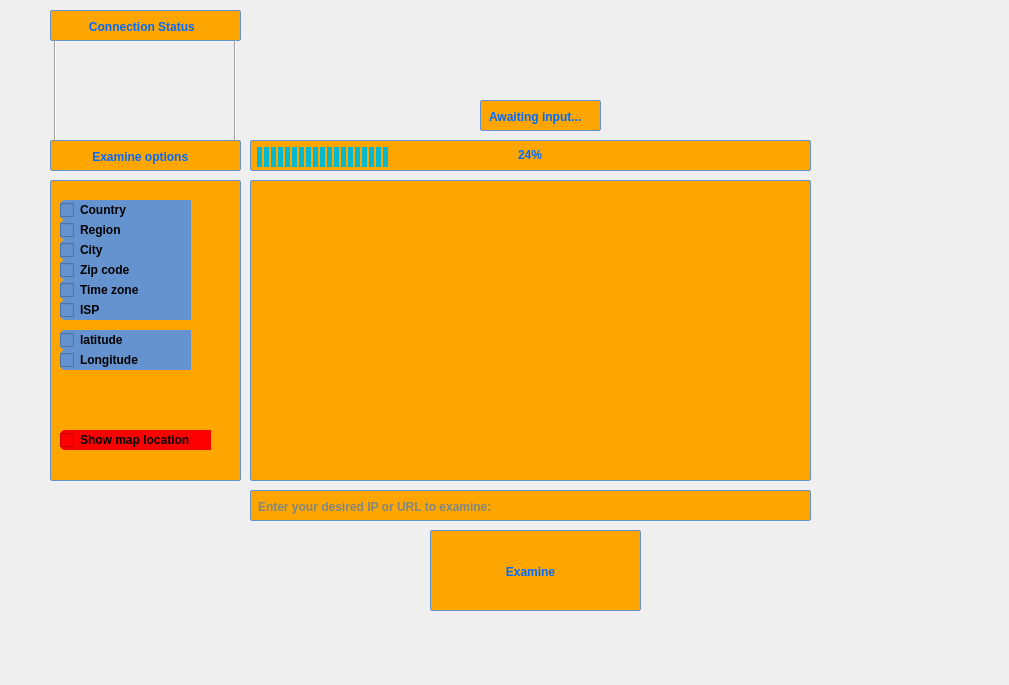
<?xml version="1.0" encoding="UTF-8"?>
<ui version="4.0">
 <class>Dialog</class>
 <widget class="QDialog" name="Dialog">
  <property name="geometry">
   <rect>
    <x>0</x>
    <y>0</y>
    <width>1009</width>
    <height>685</height>
   </rect>
  </property>
  <property name="font">
   <font>
    <bold>true</bold>
   </font>
  </property>
  <property name="cursor">
   <cursorShape>IBeamCursor</cursorShape>
  </property>
  <property name="mouseTracking">
   <bool>false</bool>
  </property>
  <property name="windowTitle">
   <string>NyvoNetHunter</string>
  </property>
  <property name="windowIcon">
   <iconset>
    <normaloff>resources/pictures/icon.png.png</normaloff>resources/pictures/icon.png.png</iconset>
  </property>
  <widget class="QPushButton" name="pushButton">
   <property name="geometry">
    <rect>
     <x>430</x>
     <y>530</y>
     <width>211</width>
     <height>81</height>
    </rect>
   </property>
   <property name="font">
    <font>
     <family>Arial</family>
     <italic>false</italic>
     <bold>true</bold>
    </font>
   </property>
   <property name="cursor">
    <cursorShape>PointingHandCursor</cursorShape>
   </property>
   <property name="toolTip">
    <string>&lt;html&gt;&lt;head/&gt;&lt;body&gt;&lt;p&gt;Examine the IP!&lt;/p&gt;&lt;/body&gt;&lt;/html&gt;</string>
   </property>
   <property name="whatsThis">
    <string/>
   </property>
   <property name="styleSheet">
    <string notr="true">QPushButton{ border: 2px solid red; background-color: orange }

QPushButton:hover{
        background: qlineargradient(x1 : 0, y1 : 0, x2 : 0, y2 :   1, stop :   0.0 #ffd9aa,
                stop :   0.5 #ffbb6e, stop :   0.55 #feae42, stop :   1.0 #fedb74);
}

QPushButton {
        border: 1px solid #6593cf;
        border-radius: 2px;
        padding: 5px 15px 2px 5px;
        background: qlineargradient(x1 : 0, y1 : 0, x2 : 0, y2 :   1, stop :   0.0 #f5f9ff,
                stop :   0.5 #c7dfff, stop :   0.55 #afd2ff, stop :   1.0 #c0dbff);
        color: #006aff;
        font: bold large &quot;Arial&quot;;
        height: 30px;
}




QPushButton:pressed {
        background: qlineargradient(x1 : 0, y1 : 0, x2 : 0, y2 :   1, stop :   0.0 #c0dbff,
        stop :   0.5 #cfd26f, stop :   0.55 #c7df6f, stop :   1.0 #f5f9ff);
        padding-top: 2px;
        padding-left: 3px;

}


QPushButton:on {
        background: qlineargradient(x1 : 0, y1 : 0, x2 : 0, y2 :   1, stop :   0.0 #5AA72D,
        stop :   0.5 #B3E296, stop :   0.55 #B3E296, stop :   1.0 #f5f9ff);
        padding-top: 2px;
        padding-left: 3px;
}

QPushButton:disabled {
        background: transparent #e5e9ee;
        padding-top: 2px;        
        padding-left: 3px;
        color: black;
}
</string>
   </property>
   <property name="text">
    <string>Examine</string>
   </property>
   <property name="icon">
    <iconset>
     <normaloff>resources/pictures/pushbuttonicon.png</normaloff>resources/pictures/pushbuttonicon.png</iconset>
   </property>
   <property name="iconSize">
    <size>
     <width>35</width>
     <height>35</height>
    </size>
   </property>
   <property name="default">
    <bool>false</bool>
   </property>
   <property name="flat">
    <bool>true</bool>
   </property>
  </widget>
  <widget class="QLineEdit" name="lineEdit">
   <property name="geometry">
    <rect>
     <x>250</x>
     <y>490</y>
     <width>561</width>
     <height>31</height>
    </rect>
   </property>
   <property name="toolTip">
    <string>&lt;html&gt;&lt;head/&gt;&lt;body&gt;&lt;p&gt;IP example: &lt;span style=&quot; font-style:italic; text-decoration: underline;&quot;&gt;144.145.146.147&lt;/span&gt;&lt;span style=&quot; font-weight:400;&quot;&gt;. &lt;/span&gt;( IP addresses maximum octet digit is 255 )&lt;/p&gt;&lt;p&gt;URL example: &lt;span style=&quot; font-style:italic; text-decoration: underline;&quot;&gt;https://github.com&lt;/span&gt; OR &lt;span style=&quot; font-style:italic; text-decoration: underline;&quot;&gt;https://discord.com&lt;/span&gt;&lt;span style=&quot; font-weight:400;&quot;&gt;.&lt;/span&gt;&lt;/p&gt;&lt;p&gt;&lt;br/&gt;&lt;/p&gt;&lt;/body&gt;&lt;/html&gt;</string>
   </property>
   <property name="autoFillBackground">
    <bool>false</bool>
   </property>
   <property name="styleSheet">
    <string notr="true">QLineEdit{ border: 2px solid red; background-color: orange }

QLineEdit:hover{
        background: qlineargradient(x1 : 0, y1 : 0, x2 : 0, y2 :   1, stop :   0.0 #ffd9aa,
                stop :   0.5 #ffbb6e, stop :   0.55 #feae42, stop :   1.0 #fedb74);
}

QLineEdit {
        border: 1px solid #6593cf;
        border-radius: 2px;
        padding: 5px 15px 2px 5px;
        background: qlineargradient(x1 : 0, y1 : 0, x2 : 0, y2 :   1, stop :   0.0 #f5f9ff,
                stop :   0.5 #c7dfff, stop :   0.55 #afd2ff, stop :   1.0 #c0dbff);
        color: #006aff;
        font: bold large &quot;Arial&quot;;
        height: 30px;
}




QLineEdit:pressed {
        background: qlineargradient(x1 : 0, y1 : 0, x2 : 0, y2 :   1, stop :   0.0 #c0dbff,
        stop :   0.5 #cfd26f, stop :   0.55 #c7df6f, stop :   1.0 #f5f9ff);
        padding-top: 2px;
        padding-left: 3px;

}


QLineEdit:on {
        background: qlineargradient(x1 : 0, y1 : 0, x2 : 0, y2 :   1, stop :   0.0 #5AA72D,
        stop :   0.5 #B3E296, stop :   0.55 #B3E296, stop :   1.0 #f5f9ff);
        padding-top: 2px;
        padding-left: 3px;
}

QLineEdit:disabled {
        background: transparent #e5e9ee;
        padding-top: 2px;        
        padding-left: 3px;
        color: black;
}</string>
   </property>
   <property name="inputMethodHints">
    <set>Qt::ImhSensitiveData</set>
   </property>
   <property name="maxLength">
    <number>50</number>
   </property>
   <property name="placeholderText">
    <string>Enter your desired IP or URL to examine: </string>
   </property>
   <property name="clearButtonEnabled">
    <bool>true</bool>
   </property>
  </widget>
  <widget class="QGraphicsView" name="graphicsView">
   <property name="geometry">
    <rect>
     <x>250</x>
     <y>180</y>
     <width>561</width>
     <height>301</height>
    </rect>
   </property>
   <property name="toolTip">
    <string>&lt;html&gt;&lt;head/&gt;&lt;body&gt;&lt;p&gt;The examine operation outputs will be shown &lt;span style=&quot; font-style:italic; text-decoration: underline;&quot;&gt;here.&lt;/span&gt;&lt;/p&gt;&lt;/body&gt;&lt;/html&gt;</string>
   </property>
   <property name="styleSheet">
    <string notr="true">QGraphicsView { border: 2px solid red; background-color: orange }

QGraphicsView:hover{
        background: qlineargradient(x1 : 0, y1 : 0, x2 : 0, y2 :   1, stop :   0.0 #ffd9aa,
                stop :   0.5 #ffbb6e, stop :   0.55 #feae42, stop :   1.0 #fedb74);
}

QGraphicsView {
        border: 1px solid #6593cf;
        border-radius: 2px;
        padding: 5px 15px 2px 5px;
        background: qlineargradient(x1 : 0, y1 : 0, x2 : 0, y2 :   1, stop :   0.0 #f5f9ff,
                stop :   0.5 #c7dfff, stop :   0.55 #afd2ff, stop :   1.0 #c0dbff);
        color: #006aff;
        font: bold large &quot;Arial&quot;;
        height: 30px;
}




QGraphicsView:pressed {
        background: qlineargradient(x1 : 0, y1 : 0, x2 : 0, y2 :   1, stop :   0.0 #c0dbff,
        stop :   0.5 #cfd26f, stop :   0.55 #c7df6f, stop :   1.0 #f5f9ff);
        padding-top: 2px;
        padding-left: 3px;

}


QGraphicsView:on {
        background: qlineargradient(x1 : 0, y1 : 0, x2 : 0, y2 :   1, stop :   0.0 #5AA72D,
        stop :   0.5 #B3E296, stop :   0.55 #B3E296, stop :   1.0 #f5f9ff);
        padding-top: 2px;
        padding-left: 3px;
}

QGraphicsView:disabled {
        background: transparent #e5e9ee;
        padding-top: 2px;        
        padding-left: 3px;
        color: black;
}</string>
   </property>
  </widget>
  <widget class="QLabel" name="callstatusLabel">
   <property name="geometry">
    <rect>
     <x>480</x>
     <y>100</y>
     <width>121</width>
     <height>31</height>
    </rect>
   </property>
   <property name="styleSheet">
    <string notr="true">QLabel{ border: 2px solid red; background-color: orange }

QLabel:hover{
        background: qlineargradient(x1 : 0, y1 : 0, x2 : 0, y2 :   1, stop :   0.0 #ffd9aa,
                stop :   0.5 #ffbb6e, stop :   0.55 #feae42, stop :   1.0 #fedb74);
}

QLabel {
        border: 1px solid #6593cf;
        border-radius: 2px;
        padding: 5px 15px 2px 5px;
        background: qlineargradient(x1 : 0, y1 : 0, x2 : 0, y2 :   1, stop :   0.0 #f5f9ff,
                stop :   0.5 #c7dfff, stop :   0.55 #afd2ff, stop :   1.0 #c0dbff);
        color: #006aff;
        font: bold large &quot;Arial&quot;;
        height: 30px;
}




QLabel:pressed {
        background: qlineargradient(x1 : 0, y1 : 0, x2 : 0, y2 :   1, stop :   0.0 #c0dbff,
        stop :   0.5 #cfd26f, stop :   0.55 #c7df6f, stop :   1.0 #f5f9ff);
        padding-top: 2px;
        padding-left: 3px;

}


QLabel:on {
        background: qlineargradient(x1 : 0, y1 : 0, x2 : 0, y2 :   1, stop :   0.0 #5AA72D,
        stop :   0.5 #B3E296, stop :   0.55 #B3E296, stop :   1.0 #f5f9ff);
        padding-top: 2px;
        padding-left: 3px;
}

QLabel:disabled {
        background: transparent #e5e9ee;
        padding-top: 2px;        
        padding-left: 3px;
        color: black;
}</string>
   </property>
   <property name="text">
    <string>Awaiting input...</string>
   </property>
  </widget>
  <widget class="QProgressBar" name="progressBar">
   <property name="geometry">
    <rect>
     <x>250</x>
     <y>140</y>
     <width>561</width>
     <height>31</height>
    </rect>
   </property>
   <property name="cursor">
    <cursorShape>ForbiddenCursor</cursorShape>
   </property>
   <property name="toolTip">
    <string>&lt;html&gt;&lt;head/&gt;&lt;body&gt;&lt;p&gt;Examining...&lt;/p&gt;&lt;/body&gt;&lt;/html&gt;</string>
   </property>
   <property name="styleSheet">
    <string notr="true">QProgressBar {


    border:2px solid red;  
    border-radius:5px; 
    text-align:center;


}
 

QProgressBar::chunk {

    background-color:#05B8CC;
    width:5px; 
    margin:1px;

}


QProgressBar{ border: 2px solid red; background-color: orange }

QProgressBar:hover{
        background: qlineargradient(x1 : 0, y1 : 0, x2 : 0, y2 :   1, stop :   0.0 #ffd9aa,
                stop :   0.5 #ffbb6e, stop :   0.55 #feae42, stop :   1.0 #fedb74);
}

QProgressBar {
        border: 1px solid #6593cf;
        border-radius: 2px;
        padding: 5px 15px 2px 5px;
        background: qlineargradient(x1 : 0, y1 : 0, x2 : 0, y2 :   1, stop :   0.0 #f5f9ff,
                stop :   0.5 #c7dfff, stop :   0.55 #afd2ff, stop :   1.0 #c0dbff);
        color: #006aff;
        font: bold large &quot;Arial&quot;;
        height: 30px;
}




QProgressBar:pressed {
        background: qlineargradient(x1 : 0, y1 : 0, x2 : 0, y2 :   1, stop :   0.0 #c0dbff,
        stop :   0.5 #cfd26f, stop :   0.55 #c7df6f, stop :   1.0 #f5f9ff);
        padding-top: 2px;
        padding-left: 3px;

}


QProgressBar:on {
        background: qlineargradient(x1 : 0, y1 : 0, x2 : 0, y2 :   1, stop :   0.0 #5AA72D,
        stop :   0.5 #B3E296, stop :   0.55 #B3E296, stop :   1.0 #f5f9ff);
        padding-top: 2px;
        padding-left: 3px;
}

QProgressBar:disabled {
        background: transparent #e5e9ee;
        padding-top: 2px;        
        padding-left: 3px;
        color: black;
}


</string>
   </property>
   <property name="value">
    <number>24</number>
   </property>
  </widget>
  <widget class="QLabel" name="responseLabel">
   <property name="geometry">
    <rect>
     <x>280</x>
     <y>190</y>
     <width>501</width>
     <height>281</height>
    </rect>
   </property>
   <property name="text">
    <string/>
   </property>
  </widget>
  <widget class="QGraphicsView" name="graphicsView_2">
   <property name="geometry">
    <rect>
     <x>50</x>
     <y>180</y>
     <width>191</width>
     <height>301</height>
    </rect>
   </property>
   <property name="toolTip">
    <string>&lt;html&gt;&lt;head/&gt;&lt;body&gt;&lt;p&gt;The examine operation outputs will be shown &lt;span style=&quot; font-style:italic; text-decoration: underline;&quot;&gt;here.&lt;/span&gt;&lt;/p&gt;&lt;/body&gt;&lt;/html&gt;</string>
   </property>
   <property name="styleSheet">
    <string notr="true">QGraphicsView { border: 2px solid red; background-color: orange }

QGraphicsView:hover{
        background: qlineargradient(x1 : 0, y1 : 0, x2 : 0, y2 :   1, stop :   0.0 #ffd9aa,
                stop :   0.5 #ffbb6e, stop :   0.55 #feae42, stop :   1.0 #fedb74);
}

QGraphicsView {
        border: 1px solid #6593cf;
        border-radius: 2px;
        padding: 5px 15px 2px 5px;
        background: qlineargradient(x1 : 0, y1 : 0, x2 : 0, y2 :   1, stop :   0.0 #f5f9ff,
                stop :   0.5 #c7dfff, stop :   0.55 #afd2ff, stop :   1.0 #c0dbff);
        color: #006aff;
        font: bold large &quot;Arial&quot;;
        height: 30px;
}




QGraphicsView:pressed {
        background: qlineargradient(x1 : 0, y1 : 0, x2 : 0, y2 :   1, stop :   0.0 #c0dbff,
        stop :   0.5 #cfd26f, stop :   0.55 #c7df6f, stop :   1.0 #f5f9ff);
        padding-top: 2px;
        padding-left: 3px;

}


QGraphicsView:on {
        background: qlineargradient(x1 : 0, y1 : 0, x2 : 0, y2 :   1, stop :   0.0 #5AA72D,
        stop :   0.5 #B3E296, stop :   0.55 #B3E296, stop :   1.0 #f5f9ff);
        padding-top: 2px;
        padding-left: 3px;
}

QGraphicsView:disabled {
        background: transparent #e5e9ee;
        padding-top: 2px;        
        padding-left: 3px;
        color: black;
}</string>
   </property>
  </widget>
  <widget class="QCheckBox" name="countryCheckBox">
   <property name="geometry">
    <rect>
     <x>60</x>
     <y>200</y>
     <width>131</width>
     <height>20</height>
    </rect>
   </property>
   <property name="font">
    <font>
     <bold>true</bold>
    </font>
   </property>
   <property name="cursor">
    <cursorShape>PointingHandCursor</cursorShape>
   </property>
   <property name="styleSheet">
    <string notr="true">QCheckBox {
  width: 35px;
  height: 35px;
  cursor: pointer;
  margin-right: -22px;
  appearance: none;
  border-radius: 5px;
  background-color: #6593cf;
  z-index: 2;
  transition: all 0.3s;
}

.container {
  width: 35px;
  height: 35px;
  position: relative;
  top: 4px;
  left: -8%;
  border-radius: 5px;
  background-color: #6593cf;
  transition: all 0.3s;
}

QCheckBox::before {
  content: &quot;&quot;;
  background-color: #6593cf;
  position: relative;
  display: flex;
  top: 45%;
  left: 50%;
  width: 55px;
  height: 3px;
  border-radius: 25px;
  transform: translate(100px, 0px) scale(0);
  transition: ease-out 0.15s;
}

QCheckBox:checked::before {
  transform: translateX(2em);
  top: 12px;
  transition: ease-out 0.15s;
}

QcheckBox:hover {
  transform: translate(4px, 4px);
  transition: ease-out 0.15s;
  background-color: #6593cf;
}

QCheckBox:checked {
  transform: translate(4px, 4px);
  transition: ease-out 0.15s;
  background-color: #6593cf;
}

.svg-icon {
  position: absolute;
  width: 25px;
  height: 25px;
  display: flex;
  z-index: 3;
  top: 35%;
  left: 11%;
  color: #fefefe;
  font-family: &quot;Gill Sans&quot;, &quot;Gill Sans MT&quot;, Calibri, &quot;Trebuchet MS&quot;, sans-serif;
  transform: rotate(0deg) scale(0);
  transition: ease-in 0.2s;
}

QCheckBoxchecked ~ .svg-icon {
  transform: rotate(360deg) scale(1);
  transition: ease-in 0.2s;
}
</string>
   </property>
   <property name="text">
    <string>Country</string>
   </property>
  </widget>
  <widget class="QLabel" name="label_3">
   <property name="geometry">
    <rect>
     <x>50</x>
     <y>140</y>
     <width>191</width>
     <height>31</height>
    </rect>
   </property>
   <property name="styleSheet">
    <string notr="true">QLabel{ border: 2px solid red; background-color: orange }

QLabel:hover{
        background: qlineargradient(x1 : 0, y1 : 0, x2 : 0, y2 :   1, stop :   0.0 #ffd9aa,
                stop :   0.5 #ffbb6e, stop :   0.55 #feae42, stop :   1.0 #fedb74);
}

QLabel {
        border: 1px solid #6593cf;
        border-radius: 2px;
        padding: 5px 15px 2px 5px;
        background: qlineargradient(x1 : 0, y1 : 0, x2 : 0, y2 :   1, stop :   0.0 #f5f9ff,
                stop :   0.5 #c7dfff, stop :   0.55 #afd2ff, stop :   1.0 #c0dbff);
        color: #006aff;
        font: bold large &quot;Arial&quot;;
        height: 30px;
}




QLabel:pressed {
        background: qlineargradient(x1 : 0, y1 : 0, x2 : 0, y2 :   1, stop :   0.0 #c0dbff,
        stop :   0.5 #cfd26f, stop :   0.55 #c7df6f, stop :   1.0 #f5f9ff);
        padding-top: 2px;
        padding-left: 3px;

}


QLabel:on {
        background: qlineargradient(x1 : 0, y1 : 0, x2 : 0, y2 :   1, stop :   0.0 #5AA72D,
        stop :   0.5 #B3E296, stop :   0.55 #B3E296, stop :   1.0 #f5f9ff);
        padding-top: 2px;
        padding-left: 3px;
}

QLabel:disabled {
        background: transparent #e5e9ee;
        padding-top: 2px;        
        padding-left: 3px;
        color: black;
}</string>
   </property>
   <property name="text">
    <string>          Examine options</string>
   </property>
  </widget>
  <widget class="QCheckBox" name="regionCheckBox">
   <property name="geometry">
    <rect>
     <x>60</x>
     <y>220</y>
     <width>131</width>
     <height>20</height>
    </rect>
   </property>
   <property name="font">
    <font>
     <bold>true</bold>
    </font>
   </property>
   <property name="cursor">
    <cursorShape>PointingHandCursor</cursorShape>
   </property>
   <property name="styleSheet">
    <string notr="true">QCheckBox {
  width: 35px;
  height: 35px;
  cursor: pointer;
  margin-right: -22px;
  appearance: none;
  border-radius: 5px;
  background-color: #6593cf;
  z-index: 2;
  transition: all 0.3s;
}

.container {
  width: 35px;
  height: 35px;
  position: relative;
  top: 4px;
  left: -8%;
  border-radius: 5px;
  background-color: #6593cf;
  transition: all 0.3s;
}

QCheckBox::before {
  content: &quot;&quot;;
  background-color: #6593cf;
  position: relative;
  display: flex;
  top: 45%;
  left: 50%;
  width: 55px;
  height: 3px;
  border-radius: 25px;
  transform: translate(100px, 0px) scale(0);
  transition: ease-out 0.15s;
}

QCheckBox:checked::before {
  transform: translateX(2em);
  top: 12px;
  transition: ease-out 0.15s;
}

QcheckBox:hover {
  transform: translate(4px, 4px);
  transition: ease-out 0.15s;
  background-color: #6593cf;
}

QCheckBox:checked {
  transform: translate(4px, 4px);
  transition: ease-out 0.15s;
  background-color: #6593cf;
}

.svg-icon {
  position: absolute;
  width: 25px;
  height: 25px;
  display: flex;
  z-index: 3;
  top: 35%;
  left: 11%;
  color: #fefefe;
  font-family: &quot;Gill Sans&quot;, &quot;Gill Sans MT&quot;, Calibri, &quot;Trebuchet MS&quot;, sans-serif;
  transform: rotate(0deg) scale(0);
  transition: ease-in 0.2s;
}

QCheckBoxchecked ~ .svg-icon {
  transform: rotate(360deg) scale(1);
  transition: ease-in 0.2s;
}
</string>
   </property>
   <property name="text">
    <string>Region</string>
   </property>
  </widget>
  <widget class="QCheckBox" name="cityCheckBox">
   <property name="geometry">
    <rect>
     <x>60</x>
     <y>240</y>
     <width>131</width>
     <height>20</height>
    </rect>
   </property>
   <property name="font">
    <font>
     <bold>true</bold>
    </font>
   </property>
   <property name="cursor">
    <cursorShape>PointingHandCursor</cursorShape>
   </property>
   <property name="styleSheet">
    <string notr="true">QCheckBox {
  width: 35px;
  height: 35px;
  cursor: pointer;
  margin-right: -22px;
  appearance: none;
  border-radius: 5px;
  background-color: #6593cf;
  z-index: 2;
  transition: all 0.3s;
}

.container {
  width: 35px;
  height: 35px;
  position: relative;
  top: 4px;
  left: -8%;
  border-radius: 5px;
  background-color: #6593cf;
  transition: all 0.3s;
}

QCheckBox::before {
  content: &quot;&quot;;
  background-color: #6593cf;
  position: relative;
  display: flex;
  top: 45%;
  left: 50%;
  width: 55px;
  height: 3px;
  border-radius: 25px;
  transform: translate(100px, 0px) scale(0);
  transition: ease-out 0.15s;
}

QCheckBox:checked::before {
  transform: translateX(2em);
  top: 12px;
  transition: ease-out 0.15s;
}

QcheckBox:hover {
  transform: translate(4px, 4px);
  transition: ease-out 0.15s;
  background-color: #6593cf;
}

QCheckBox:checked {
  transform: translate(4px, 4px);
  transition: ease-out 0.15s;
  background-color: #6593cf;
}

.svg-icon {
  position: absolute;
  width: 25px;
  height: 25px;
  display: flex;
  z-index: 3;
  top: 35%;
  left: 11%;
  color: #fefefe;
  font-family: &quot;Gill Sans&quot;, &quot;Gill Sans MT&quot;, Calibri, &quot;Trebuchet MS&quot;, sans-serif;
  transform: rotate(0deg) scale(0);
  transition: ease-in 0.2s;
}

QCheckBoxchecked ~ .svg-icon {
  transform: rotate(360deg) scale(1);
  transition: ease-in 0.2s;
}
</string>
   </property>
   <property name="text">
    <string>City</string>
   </property>
  </widget>
  <widget class="QCheckBox" name="zipcodeCheckBox">
   <property name="geometry">
    <rect>
     <x>60</x>
     <y>260</y>
     <width>131</width>
     <height>20</height>
    </rect>
   </property>
   <property name="font">
    <font>
     <bold>true</bold>
    </font>
   </property>
   <property name="cursor">
    <cursorShape>PointingHandCursor</cursorShape>
   </property>
   <property name="styleSheet">
    <string notr="true">QCheckBox {
  width: 35px;
  height: 35px;
  cursor: pointer;
  margin-right: -22px;
  appearance: none;
  border-radius: 5px;
  background-color: #6593cf;
  z-index: 2;
  transition: all 0.3s;
}

.container {
  width: 35px;
  height: 35px;
  position: relative;
  top: 4px;
  left: -8%;
  border-radius: 5px;
  background-color: #6593cf;
  transition: all 0.3s;
}

QCheckBox::before {
  content: &quot;&quot;;
  background-color: #6593cf;
  position: relative;
  display: flex;
  top: 45%;
  left: 50%;
  width: 55px;
  height: 3px;
  border-radius: 25px;
  transform: translate(100px, 0px) scale(0);
  transition: ease-out 0.15s;
}

QCheckBox:checked::before {
  transform: translateX(2em);
  top: 12px;
  transition: ease-out 0.15s;
}

QcheckBox:hover {
  transform: translate(4px, 4px);
  transition: ease-out 0.15s;
  background-color: #6593cf;
}

QCheckBox:checked {
  transform: translate(4px, 4px);
  transition: ease-out 0.15s;
  background-color: #6593cf;
}

.svg-icon {
  position: absolute;
  width: 25px;
  height: 25px;
  display: flex;
  z-index: 3;
  top: 35%;
  left: 11%;
  color: #fefefe;
  font-family: &quot;Gill Sans&quot;, &quot;Gill Sans MT&quot;, Calibri, &quot;Trebuchet MS&quot;, sans-serif;
  transform: rotate(0deg) scale(0);
  transition: ease-in 0.2s;
}

QCheckBoxchecked ~ .svg-icon {
  transform: rotate(360deg) scale(1);
  transition: ease-in 0.2s;
}
</string>
   </property>
   <property name="text">
    <string>Zip code</string>
   </property>
  </widget>
  <widget class="QCheckBox" name="timezoneCheckBox">
   <property name="geometry">
    <rect>
     <x>60</x>
     <y>280</y>
     <width>131</width>
     <height>20</height>
    </rect>
   </property>
   <property name="font">
    <font>
     <bold>true</bold>
    </font>
   </property>
   <property name="cursor">
    <cursorShape>PointingHandCursor</cursorShape>
   </property>
   <property name="styleSheet">
    <string notr="true">QCheckBox {
  width: 35px;
  height: 35px;
  cursor: pointer;
  margin-right: -22px;
  appearance: none;
  border-radius: 5px;
  background-color: #6593cf;
  z-index: 2;
  transition: all 0.3s;
}

.container {
  width: 35px;
  height: 35px;
  position: relative;
  top: 4px;
  left: -8%;
  border-radius: 5px;
  background-color: #6593cf;
  transition: all 0.3s;
}

QCheckBox::before {
  content: &quot;&quot;;
  background-color: #6593cf;
  position: relative;
  display: flex;
  top: 45%;
  left: 50%;
  width: 55px;
  height: 3px;
  border-radius: 25px;
  transform: translate(100px, 0px) scale(0);
  transition: ease-out 0.15s;
}

QCheckBox:checked::before {
  transform: translateX(2em);
  top: 12px;
  transition: ease-out 0.15s;
}

QcheckBox:hover {
  transform: translate(4px, 4px);
  transition: ease-out 0.15s;
  background-color: #6593cf;
}

QCheckBox:checked {
  transform: translate(4px, 4px);
  transition: ease-out 0.15s;
  background-color: #6593cf;
}

.svg-icon {
  position: absolute;
  width: 25px;
  height: 25px;
  display: flex;
  z-index: 3;
  top: 35%;
  left: 11%;
  color: #fefefe;
  font-family: &quot;Gill Sans&quot;, &quot;Gill Sans MT&quot;, Calibri, &quot;Trebuchet MS&quot;, sans-serif;
  transform: rotate(0deg) scale(0);
  transition: ease-in 0.2s;
}

QCheckBoxchecked ~ .svg-icon {
  transform: rotate(360deg) scale(1);
  transition: ease-in 0.2s;
}
</string>
   </property>
   <property name="text">
    <string>Time zone</string>
   </property>
  </widget>
  <widget class="QCheckBox" name="ispCheckBox">
   <property name="geometry">
    <rect>
     <x>60</x>
     <y>300</y>
     <width>131</width>
     <height>20</height>
    </rect>
   </property>
   <property name="font">
    <font>
     <bold>true</bold>
    </font>
   </property>
   <property name="cursor">
    <cursorShape>PointingHandCursor</cursorShape>
   </property>
   <property name="toolTip">
    <string>&lt;html&gt;&lt;head/&gt;&lt;body&gt;&lt;p&gt;The IP user Internet Service Provider.&lt;/p&gt;&lt;p&gt;&lt;br/&gt;&lt;/p&gt;&lt;p&gt;Examples: Mobin Net Communication Company, SURFnet II c.&lt;/p&gt;&lt;/body&gt;&lt;/html&gt;</string>
   </property>
   <property name="styleSheet">
    <string notr="true">QCheckBox {
  width: 35px;
  height: 35px;
  cursor: pointer;
  margin-right: -22px;
  appearance: none;
  border-radius: 5px;
  background-color: #6593cf;
  z-index: 2;
  transition: all 0.3s;
}

.container {
  width: 35px;
  height: 35px;
  position: relative;
  top: 4px;
  left: -8%;
  border-radius: 5px;
  background-color: #6593cf;
  transition: all 0.3s;
}

QCheckBox::before {
  content: &quot;&quot;;
  background-color: #6593cf;
  position: relative;
  display: flex;
  top: 45%;
  left: 50%;
  width: 55px;
  height: 3px;
  border-radius: 25px;
  transform: translate(100px, 0px) scale(0);
  transition: ease-out 0.15s;
}

QCheckBox:checked::before {
  transform: translateX(2em);
  top: 12px;
  transition: ease-out 0.15s;
}

QcheckBox:hover {
  transform: translate(4px, 4px);
  transition: ease-out 0.15s;
  background-color: #6593cf;
}

QCheckBox:checked {
  transform: translate(4px, 4px);
  transition: ease-out 0.15s;
  background-color: #6593cf;
}

.svg-icon {
  position: absolute;
  width: 25px;
  height: 25px;
  display: flex;
  z-index: 3;
  top: 35%;
  left: 11%;
  color: #fefefe;
  font-family: &quot;Gill Sans&quot;, &quot;Gill Sans MT&quot;, Calibri, &quot;Trebuchet MS&quot;, sans-serif;
  transform: rotate(0deg) scale(0);
  transition: ease-in 0.2s;
}

QCheckBoxchecked ~ .svg-icon {
  transform: rotate(360deg) scale(1);
  transition: ease-in 0.2s;
}
</string>
   </property>
   <property name="text">
    <string>ISP</string>
   </property>
  </widget>
  <widget class="QCheckBox" name="locationCheckBox">
   <property name="geometry">
    <rect>
     <x>60</x>
     <y>430</y>
     <width>151</width>
     <height>20</height>
    </rect>
   </property>
   <property name="font">
    <font>
     <bold>true</bold>
    </font>
   </property>
   <property name="cursor">
    <cursorShape>PointingHandCursor</cursorShape>
   </property>
   <property name="toolTip">
    <string>&lt;html&gt;&lt;head/&gt;&lt;body&gt;&lt;p&gt;The IP user Internet Service Provider.&lt;/p&gt;&lt;p&gt;&lt;br/&gt;&lt;/p&gt;&lt;p&gt;Examples: Mobin Net Communication Company, SURFnet II c.&lt;/p&gt;&lt;/body&gt;&lt;/html&gt;</string>
   </property>
   <property name="styleSheet">
    <string notr="true">QCheckBox {
  width: 35px;
  height: 35px;
  cursor: pointer;
  margin-right: -22px;
  appearance: none;
  border-radius: 5px;
  background-color: #FF0000;
  z-index: 2;
  transition: all 0.3s;
}

.container {
  width: 35px;
  height: 35px;
  position: relative;
  top: 4px;
  left: -8%;
  border-radius: 5px;
  background-color: #FF0000;
  transition: all 0.3s;
}

QCheckBox::before {
  content: &quot;&quot;;
  background-color: #FF0000;
  position: relative;
  display: flex;
  top: 45%;
  left: 50%;
  width: 55px;
  height: 3px;
  border-radius: 25px;
  transform: translate(100px, 0px) scale(0);
  transition: ease-out 0.15s;
}

QCheckBox:checked::before {
  transform: translateX(2em);
  top: 12px;
  transition: ease-out 0.15s;
}

QcheckBox:hover {
  transform: translate(4px, 4px);
  transition: ease-out 0.15s;
  background-color: #FF0000;
}

QCheckBox:checked {
  transform: translate(4px, 4px);
  transition: ease-out 0.15s;
  background-color: #FF0000;
}

.svg-icon {
  position: absolute;
  width: 25px;
  height: 25px;
  display: flex;
  z-index: 3;
  top: 35%;
  left: 11%;
  color: #fefefe;
  font-family: &quot;Gill Sans&quot;, &quot;Gill Sans MT&quot;, Calibri, &quot;Trebuchet MS&quot;, sans-serif;
  transform: rotate(0deg) scale(0);
  transition: ease-in 0.2s;
}

QCheckBoxchecked ~ .svg-icon {
  transform: rotate(360deg) scale(1);
  transition: ease-in 0.2s;
}
</string>
   </property>
   <property name="text">
    <string>Show map location</string>
   </property>
  </widget>
  <widget class="QCheckBox" name="latitudeCheckBox">
   <property name="geometry">
    <rect>
     <x>60</x>
     <y>330</y>
     <width>131</width>
     <height>20</height>
    </rect>
   </property>
   <property name="font">
    <font>
     <bold>true</bold>
    </font>
   </property>
   <property name="cursor">
    <cursorShape>PointingHandCursor</cursorShape>
   </property>
   <property name="toolTip">
    <string>&lt;html&gt;&lt;head/&gt;&lt;body&gt;&lt;p&gt;The IP user Internet Service Provider.&lt;/p&gt;&lt;p&gt;&lt;br/&gt;&lt;/p&gt;&lt;p&gt;Examples: Mobin Net Communication Company, SURFnet II c.&lt;/p&gt;&lt;/body&gt;&lt;/html&gt;</string>
   </property>
   <property name="styleSheet">
    <string notr="true">QCheckBox {
  width: 35px;
  height: 35px;
  cursor: pointer;
  margin-right: -22px;
  appearance: none;
  border-radius: 5px;
  background-color: #6593cf;
  z-index: 2;
  transition: all 0.3s;
}

.container {
  width: 35px;
  height: 35px;
  position: relative;
  top: 4px;
  left: -8%;
  border-radius: 5px;
  background-color: #6593cf;
  transition: all 0.3s;
}

QCheckBox::before {
  content: &quot;&quot;;
  background-color: #6593cf;
  position: relative;
  display: flex;
  top: 45%;
  left: 50%;
  width: 55px;
  height: 3px;
  border-radius: 25px;
  transform: translate(100px, 0px) scale(0);
  transition: ease-out 0.15s;
}

QCheckBox:checked::before {
  transform: translateX(2em);
  top: 12px;
  transition: ease-out 0.15s;
}

QcheckBox:hover {
  transform: translate(4px, 4px);
  transition: ease-out 0.15s;
  background-color: #6593cf;
}

QCheckBox:checked {
  transform: translate(4px, 4px);
  transition: ease-out 0.15s;
  background-color: #6593cf;
}

.svg-icon {
  position: absolute;
  width: 25px;
  height: 25px;
  display: flex;
  z-index: 3;
  top: 35%;
  left: 11%;
  color: #fefefe;
  font-family: &quot;Gill Sans&quot;, &quot;Gill Sans MT&quot;, Calibri, &quot;Trebuchet MS&quot;, sans-serif;
  transform: rotate(0deg) scale(0);
  transition: ease-in 0.2s;
}

QCheckBoxchecked ~ .svg-icon {
  transform: rotate(360deg) scale(1);
  transition: ease-in 0.2s;
}
</string>
   </property>
   <property name="text">
    <string>latitude</string>
   </property>
  </widget>
  <widget class="QCheckBox" name="longitudeCheckBox">
   <property name="geometry">
    <rect>
     <x>60</x>
     <y>350</y>
     <width>131</width>
     <height>20</height>
    </rect>
   </property>
   <property name="font">
    <font>
     <bold>true</bold>
    </font>
   </property>
   <property name="cursor">
    <cursorShape>PointingHandCursor</cursorShape>
   </property>
   <property name="toolTip">
    <string>&lt;html&gt;&lt;head/&gt;&lt;body&gt;&lt;p&gt;The IP user Internet Service Provider.&lt;/p&gt;&lt;p&gt;&lt;br/&gt;&lt;/p&gt;&lt;p&gt;Examples: Mobin Net Communication Company, SURFnet II c.&lt;/p&gt;&lt;/body&gt;&lt;/html&gt;</string>
   </property>
   <property name="styleSheet">
    <string notr="true">QCheckBox {
  width: 35px;
  height: 35px;
  cursor: pointer;
  margin-right: -22px;
  appearance: none;
  border-radius: 5px;
  background-color: #6593cf;
  z-index: 2;
  transition: all 0.3s;
}

.container {
  width: 35px;
  height: 35px;
  position: relative;
  top: 4px;
  left: -8%;
  border-radius: 5px;
  background-color: #6593cf;
  transition: all 0.3s;
}

QCheckBox::before {
  content: &quot;&quot;;
  background-color: #6593cf;
  position: relative;
  display: flex;
  top: 45%;
  left: 50%;
  width: 55px;
  height: 3px;
  border-radius: 25px;
  transform: translate(100px, 0px) scale(0);
  transition: ease-out 0.15s;
}

QCheckBox:checked::before {
  transform: translateX(2em);
  top: 12px;
  transition: ease-out 0.15s;
}

QcheckBox:hover {
  transform: translate(4px, 4px);
  transition: ease-out 0.15s;
  background-color: #6593cf;
}

QCheckBox:checked {
  transform: translate(4px, 4px);
  transition: ease-out 0.15s;
  background-color: #6593cf;
}

.svg-icon {
  position: absolute;
  width: 25px;
  height: 25px;
  display: flex;
  z-index: 3;
  top: 35%;
  left: 11%;
  color: #fefefe;
  font-family: &quot;Gill Sans&quot;, &quot;Gill Sans MT&quot;, Calibri, &quot;Trebuchet MS&quot;, sans-serif;
  transform: rotate(0deg) scale(0);
  transition: ease-in 0.2s;
}

QCheckBoxchecked ~ .svg-icon {
  transform: rotate(360deg) scale(1);
  transition: ease-in 0.2s;
}
</string>
   </property>
   <property name="text">
    <string>Longitude</string>
   </property>
  </widget>
  <widget class="QLabel" name="label_4">
   <property name="geometry">
    <rect>
     <x>50</x>
     <y>10</y>
     <width>191</width>
     <height>31</height>
    </rect>
   </property>
   <property name="styleSheet">
    <string notr="true">QLabel{ border: 2px solid red; background-color: orange }

QLabel:hover{
        background: qlineargradient(x1 : 0, y1 : 0, x2 : 0, y2 :   1, stop :   0.0 #ffd9aa,
                stop :   0.5 #ffbb6e, stop :   0.55 #feae42, stop :   1.0 #fedb74);
}

QLabel {
        border: 1px solid #6593cf;
        border-radius: 2px;
        padding: 5px 15px 2px 5px;
        background: qlineargradient(x1 : 0, y1 : 0, x2 : 0, y2 :   1, stop :   0.0 #f5f9ff,
                stop :   0.5 #c7dfff, stop :   0.55 #afd2ff, stop :   1.0 #c0dbff);
        color: #006aff;
        font: bold large &quot;Arial&quot;;
        height: 30px;
}




QLabel:pressed {
        background: qlineargradient(x1 : 0, y1 : 0, x2 : 0, y2 :   1, stop :   0.0 #c0dbff,
        stop :   0.5 #cfd26f, stop :   0.55 #c7df6f, stop :   1.0 #f5f9ff);
        padding-top: 2px;
        padding-left: 3px;

}


QLabel:on {
        background: qlineargradient(x1 : 0, y1 : 0, x2 : 0, y2 :   1, stop :   0.0 #5AA72D,
        stop :   0.5 #B3E296, stop :   0.55 #B3E296, stop :   1.0 #f5f9ff);
        padding-top: 2px;
        padding-left: 3px;
}

QLabel:disabled {
        background: transparent #e5e9ee;
        padding-top: 2px;        
        padding-left: 3px;
        color: black;
}</string>
   </property>
   <property name="text">
    <string>         Connection Status</string>
   </property>
  </widget>
  <widget class="Line" name="line">
   <property name="geometry">
    <rect>
     <x>200</x>
     <y>40</y>
     <width>71</width>
     <height>101</height>
    </rect>
   </property>
   <property name="orientation">
    <enum>Qt::Vertical</enum>
   </property>
  </widget>
  <widget class="Line" name="line_2">
   <property name="geometry">
    <rect>
     <x>30</x>
     <y>40</y>
     <width>51</width>
     <height>101</height>
    </rect>
   </property>
   <property name="orientation">
    <enum>Qt::Vertical</enum>
   </property>
  </widget>
 </widget>
 <resources/>
 <connections/>
</ui>
